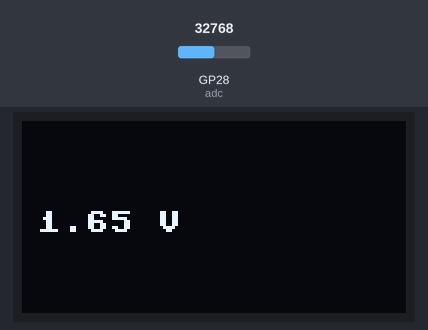
The program below on a simulated Raspberry Pi Pico running MicroPython. Shown: 128×64 one-colour display. The test bench sets the inputs (shaded band); at power-on: GP28 (adc) = 32768 (analog values on the 0–65535 scale).

Above: at 1.5 s.
1.6 s: GP28 (adc) set to 45874
At 3.0 s:
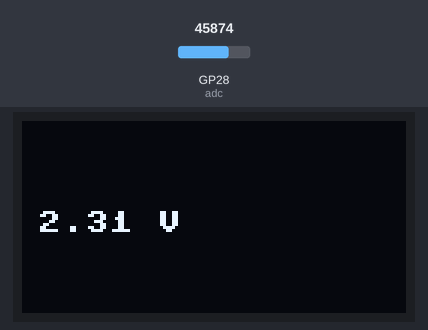
3.6 s: GP28 (adc) set to 57670
At 5.3 s:
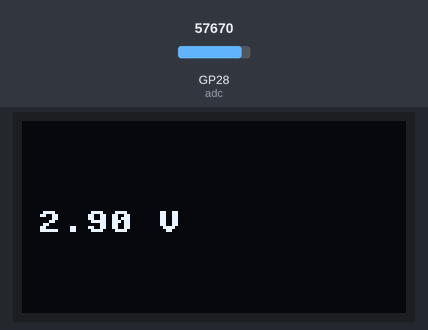
6.3 s: GP28 (adc) set to 65535
Timing chart, 0 to 9.3 s (numbered marks = the images above; inputs shaded):
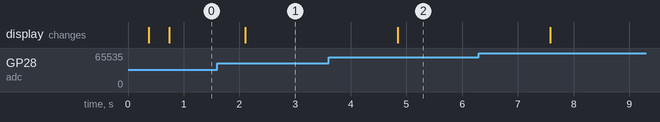

Measured:
- after the input at 1.6 s, the display: changes after 0.51 s (image 1)
- after the input at 3.6 s, the display: changes after 1.2 s (image 2)

The program:

pico_adc_testing.py
```python
from machine import Pin, I2C, ADC
from sh1106 import SH1106_I2C
import time

# Initialize I2C for the OLED display
sclPin = Pin(1, mode=Pin.OUT, pull=None)
sdaPin = Pin(0, mode=Pin.OUT, pull=None)
i2c = I2C(0, scl=sclPin, sda=sdaPin, freq=25000)
oled = SH1106_I2C(128, 64, i2c)
oled.fill(0)

# Initialize ADC (Analog-to-Digital Converter)
adc = ADC(Pin(28))  # GP26 corresponds to ADC0

# Set the attenuation to 11dB for a 3.3V input range
#adc.atten(ADC.ATTN_11DB)

while True:
    # Read the analog voltage
    voltage = adc.read_u16() * (3.3 / 65535.0)  # Convert ADC reading to voltage

    # Convert the voltage to a string and display it on the OLED
    voltage_str = "{:.2f} V".format(voltage)
    oled.fill(0)
    oled.text(voltage_str, 5, 30)
    oled.show()

    # Print the voltage value to the serial console
    #print("Voltage:", voltage, "V")

    # Wait for a short delay
    time.sleep(1)
```
